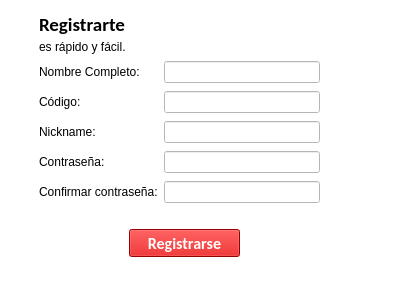
<?xml version="1.0" encoding="UTF-8"?>
<ui version="4.0">
 <class>FormNew</class>
 <widget class="QWidget" name="FormNew">
  <property name="geometry">
   <rect>
    <x>0</x>
    <y>0</y>
    <width>400</width>
    <height>300</height>
   </rect>
  </property>
  <property name="windowTitle">
   <string>Form</string>
  </property>
  <widget class="QStackedWidget" name="stackedWidget">
   <property name="geometry">
    <rect>
     <x>-1</x>
     <y>-1</y>
     <width>401</width>
     <height>301</height>
    </rect>
   </property>
   <property name="styleSheet">
    <string notr="true">QWidget{
	background-color: #FFFFFF
}</string>
   </property>
   <widget class="QWidget" name="page">
    <widget class="QLabel" name="label">
     <property name="geometry">
      <rect>
       <x>40</x>
       <y>10</y>
       <width>111</width>
       <height>31</height>
      </rect>
     </property>
     <property name="font">
      <font>
       <family>Calibri</family>
       <pointsize>14</pointsize>
       <weight>75</weight>
       <bold>true</bold>
      </font>
     </property>
     <property name="text">
      <string>Registrarte</string>
     </property>
    </widget>
    <widget class="QLabel" name="label_2">
     <property name="geometry">
      <rect>
       <x>40</x>
       <y>40</y>
       <width>121</width>
       <height>16</height>
      </rect>
     </property>
     <property name="text">
      <string>es rápido y fácil.</string>
     </property>
    </widget>
    <widget class="QPushButton" name="Registrarse">
     <property name="geometry">
      <rect>
       <x>130</x>
       <y>230</y>
       <width>111</width>
       <height>28</height>
      </rect>
     </property>
     <property name="font">
      <font>
       <family>Calibri</family>
       <pointsize>12</pointsize>
       <weight>75</weight>
       <bold>true</bold>
      </font>
     </property>
     <property name="styleSheet">
      <string notr="true">QPushButton{
	background-color: #D00000;
	color: #FFFFFF
}</string>
     </property>
     <property name="text">
      <string>Registrarse</string>
     </property>
    </widget>
    <widget class="QWidget" name="gridLayoutWidget">
     <property name="geometry">
      <rect>
       <x>40</x>
       <y>60</y>
       <width>281</width>
       <height>151</height>
      </rect>
     </property>
     <layout class="QGridLayout" name="gridLayout">
      <item row="2" column="1">
       <widget class="QLineEdit" name="Nick"/>
      </item>
      <item row="0" column="0">
       <widget class="QLabel" name="label_3">
        <property name="text">
         <string>Nombre Completo:</string>
        </property>
       </widget>
      </item>
      <item row="3" column="0">
       <widget class="QLabel" name="label_4">
        <property name="text">
         <string>Contraseña:</string>
        </property>
       </widget>
      </item>
      <item row="0" column="1">
       <widget class="QLineEdit" name="Name"/>
      </item>
      <item row="3" column="1">
       <widget class="QLineEdit" name="Pass"/>
      </item>
      <item row="2" column="0">
       <widget class="QLabel" name="label_5">
        <property name="text">
         <string>Nickname:</string>
        </property>
       </widget>
      </item>
      <item row="4" column="1">
       <widget class="QLineEdit" name="CPass"/>
      </item>
      <item row="4" column="0">
       <widget class="QLabel" name="label_6">
        <property name="text">
         <string>Confirmar contraseña:</string>
        </property>
       </widget>
      </item>
      <item row="1" column="0">
       <widget class="QLabel" name="label_7">
        <property name="text">
         <string>Código:</string>
        </property>
       </widget>
      </item>
      <item row="1" column="1">
       <widget class="QLineEdit" name="Code"/>
      </item>
     </layout>
    </widget>
   </widget>
  </widget>
 </widget>
 <resources/>
 <connections/>
</ui>
